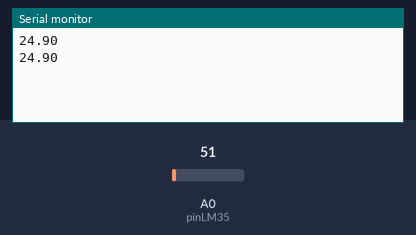
This sketch was run on a simulated Arduino Uno, built with avr-gcc and run on an emulated ATmega328P. Parts: the last lines printed to the serial monitor. The inputs (shaded band) are chosen by the test bench; at power-on: A0 (pinLM35) = 51.

Above: at 1.8 s.
1.9 s: A0 (pinLM35) set to 61
At 2.8 s:
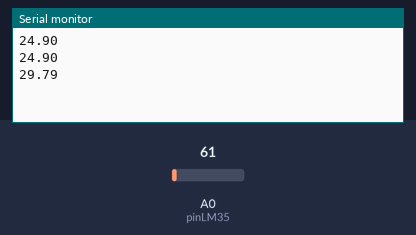
3.4 s: A0 (pinLM35) set to 71
At 4.6 s:
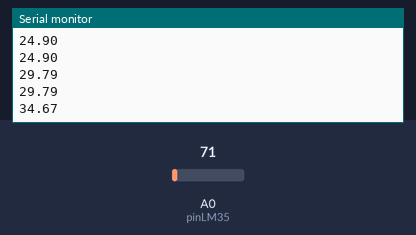
Timing chart, 0 to 6.4 s (numbered marks = the images above; inputs shaded):
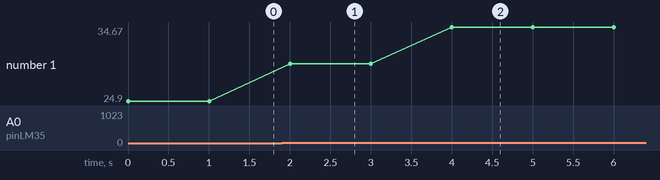

The sketch:

EJ13-CODIGO.ino
```cpp
// Declaración de variables globales
float tempC; // Variable para almacenar la temperatura
const int pinLM35 = A0; // Pin de entrada del sensor

void setup() {
  // Configuramos el puerto serial a 9600 bps
  Serial.begin(9600);
}

void loop() {
  // Leemos el sensor
  tempC = (5.0 * (float)analogRead(pinLM35) * 100.0) / 1024.0;

  // Enviamos el dato al puerto serial
  Serial.println(tempC);

  // Esperamos 1 segundo antes de repetir el ciclo
  delay(1000);
}
```

Measured:
- after the input at 1.9 s, the serial monitor: prints a new line after 0.10 s (image 1)
- after the input at 3.4 s, the serial monitor: prints a new line after 0.60 s (image 2)
- plotted number 1: 24.9 → 29.79 after the input at 1.9 s, 29.79 → 34.67 after the input at 3.4 s
